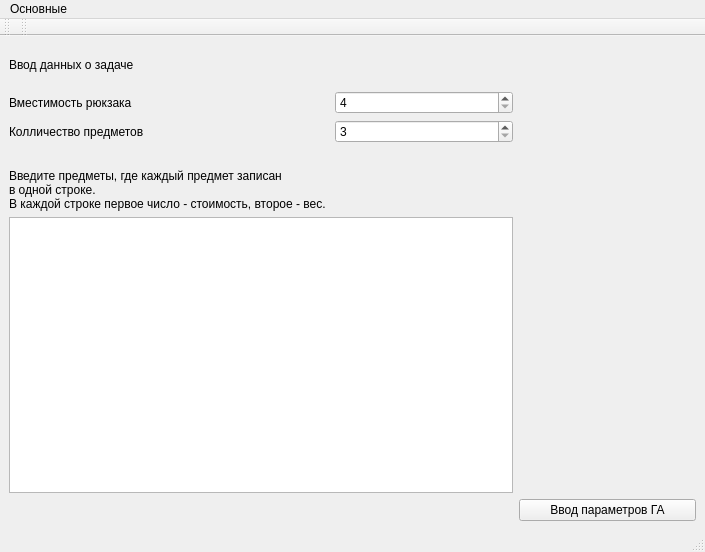
<?xml version="1.0" encoding="UTF-8"?>
<ui version="4.0">
 <class>InputGuiWindow</class>
 <widget class="QMainWindow" name="InputGuiWindow">
  <property name="geometry">
   <rect>
    <x>0</x>
    <y>0</y>
    <width>705</width>
    <height>552</height>
   </rect>
  </property>
  <property name="contextMenuPolicy">
   <enum>Qt::PreventContextMenu</enum>
  </property>
  <property name="windowTitle">
   <string>MainWindow</string>
  </property>
  <widget class="QWidget" name="centralwidget">
   <layout class="QGridLayout" name="gridLayout">
    <item row="1" column="0">
     <widget class="QLabel" name="label_2">
      <property name="sizePolicy">
       <sizepolicy hsizetype="Preferred" vsizetype="Preferred">
        <horstretch>0</horstretch>
        <verstretch>0</verstretch>
       </sizepolicy>
      </property>
      <property name="text">
       <string>Вместимость рюкзака</string>
      </property>
     </widget>
    </item>
    <item row="7" column="0" colspan="2">
     <widget class="QTextEdit" name="ItemsBox"/>
    </item>
    <item row="3" column="0">
     <widget class="QLabel" name="label">
      <property name="sizePolicy">
       <sizepolicy hsizetype="Preferred" vsizetype="Preferred">
        <horstretch>0</horstretch>
        <verstretch>0</verstretch>
       </sizepolicy>
      </property>
      <property name="text">
       <string>Колличество предметов</string>
      </property>
     </widget>
    </item>
    <item row="0" column="1">
     <spacer name="verticalSpacer">
      <property name="orientation">
       <enum>Qt::Vertical</enum>
      </property>
      <property name="sizeType">
       <enum>QSizePolicy::Fixed</enum>
      </property>
      <property name="sizeHint" stdset="0">
       <size>
        <width>20</width>
        <height>40</height>
       </size>
      </property>
     </spacer>
    </item>
    <item row="1" column="1">
     <widget class="QSpinBox" name="CapacityBox">
      <property name="minimum">
       <number>4</number>
      </property>
      <property name="maximum">
       <number>200</number>
      </property>
     </widget>
    </item>
    <item row="3" column="1">
     <widget class="QSpinBox" name="quantityItemsBox">
      <property name="minimum">
       <number>3</number>
      </property>
      <property name="maximum">
       <number>20</number>
      </property>
      <property name="value">
       <number>3</number>
      </property>
     </widget>
    </item>
    <item row="0" column="0">
     <widget class="QLabel" name="label_4">
      <property name="text">
       <string>Ввод данных о задаче</string>
      </property>
     </widget>
    </item>
    <item row="4" column="2">
     <spacer name="horizontalSpacer">
      <property name="orientation">
       <enum>Qt::Horizontal</enum>
      </property>
      <property name="sizeType">
       <enum>QSizePolicy::Minimum</enum>
      </property>
      <property name="sizeHint" stdset="0">
       <size>
        <width>40</width>
        <height>20</height>
       </size>
      </property>
     </spacer>
    </item>
    <item row="8" column="2">
     <widget class="QPushButton" name="transtionPar1">
      <property name="text">
       <string>Ввод параметров ГА</string>
      </property>
     </widget>
    </item>
    <item row="6" column="0">
     <widget class="QLabel" name="label_3">
      <property name="text">
       <string>&lt;html&gt;&lt;head/&gt;&lt;body&gt;&lt;p&gt;Введите предметы, где каждый предмет записан&lt;br/&gt;в одной строке. &lt;br/&gt;В каждой строке первое число - стоимость, второе - вес. &lt;/p&gt;&lt;/body&gt;&lt;/html&gt;</string>
      </property>
     </widget>
    </item>
   </layout>
  </widget>
  <widget class="QMenuBar" name="menubar">
   <property name="geometry">
    <rect>
     <x>0</x>
     <y>0</y>
     <width>705</width>
     <height>20</height>
    </rect>
   </property>
   <widget class="QMenu" name="menu">
    <property name="title">
     <string>Основные</string>
    </property>
    <addaction name="back"/>
    <addaction name="exit"/>
    <addaction name="separator"/>
    <addaction name="about"/>
   </widget>
   <addaction name="menu"/>
  </widget>
  <widget class="QStatusBar" name="statusbar"/>
  <widget class="QToolBar" name="toolBar">
   <property name="windowTitle">
    <string>toolBar</string>
   </property>
   <attribute name="toolBarArea">
    <enum>TopToolBarArea</enum>
   </attribute>
   <attribute name="toolBarBreak">
    <bool>false</bool>
   </attribute>
  </widget>
  <widget class="QToolBar" name="toolBar_2">
   <property name="windowTitle">
    <string>toolBar_2</string>
   </property>
   <attribute name="toolBarArea">
    <enum>TopToolBarArea</enum>
   </attribute>
   <attribute name="toolBarBreak">
    <bool>false</bool>
   </attribute>
  </widget>
  <action name="back">
   <property name="text">
    <string>Вернуться в главное меню</string>
   </property>
  </action>
  <action name="exit">
   <property name="text">
    <string>Выйти</string>
   </property>
  </action>
  <action name="about">
   <property name="text">
    <string> О программе</string>
   </property>
  </action>
 </widget>
 <resources/>
 <connections/>
</ui>
